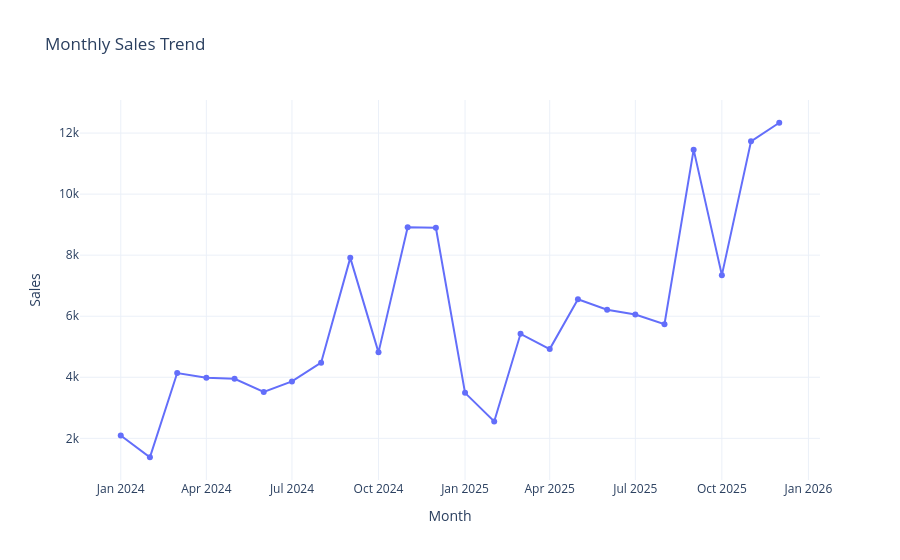

The notebook cell this image was saved under:
### Code cell
# Monthly sales trend

monthly_sales["year_month"] = (
    monthly_sales["order_year"].astype(str)
    + "-"
    + monthly_sales["order_month"].astype(str).str.zfill(2)
)

fig = px.line(
    monthly_sales,
    x="year_month",
    y="total_sales",
    markers=True,
    title="Monthly Sales Trend",
    labels={
        "year_month": "Month",
        "total_sales": "Total Sales"
    },
    hover_data=[
        "total_orders",
        "total_units",
        "total_gross_profit"
    ]
)

fig.update_layout(
    xaxis_title="Month",
    yaxis_title="Sales",
    hovermode="x unified",
    template="plotly_white"
)

fig.show()

### Figure 1 — Plotly figure (JSON) as saved in the notebook; plotly's stock layout.template omitted (floating-point values rounded to 4 significant figures)
{"data": [{"customdata": [[115.0, 566.0, 1366.0], [97.0, 398.0, 908.6], [255.0, 1125.0, 2671.0], [239.0, 1079.0, 2613.0], [245.0, 1099.0, 2615.0], [227.0, 1010.0, 2331.0], [223.0, 1107.0, 2565.0], [260.0, 1227.0, 2946.0], [479.0, 2105.0, 5207.0], [275.0, 1237.0, 3119.0], [536.0, 2545.0, 5947.0], [531.0, 2401.0, 5862.0], [209.0, 1003.0, 2329.0], [166.0, 669.0, 1678.0], [356.0, 1506.0, 3588.0], [328.0, 1376.0, 3266.0], [399.0, 1776.0, 4329.0], [382.0, 1702.0, 4124.0], [365.0, 1630.0, 3983.0], [332.0, 1603.0, 3795.0], [698.0, 3010.0, 7499.0], [435.0, 1936.0, 4834.0], [701.0, 3248.0, 7751.0], [696.0, 3296.0, 8116.0]], "hovertemplate": "Month=%{x}<br>Total Sales=%{y}<br>total_orders=%{customdata[0]}<br>total_units=%{customdata[1]}<br>total_gross_profit=%{customdata[2]}<extra></extra>", "legendgroup": "", "line": {"color": "#636efa", "dash": "solid"}, "marker": {"symbol": "circle"}, "mode": "lines+markers", "name": "", "orientation": "v", "showlegend": false, "type": "scatter", "x": ["2024-01", "2024-02", "2024-03", "2024-04", "2024-05", "2024-06", "2024-07", "2024-08", "2024-09", "2024-10", "2024-11", "2024-12", "2025-01", "2025-02", "2025-03", "2025-04", "2025-05", "2025-06", "2025-07", "2025-08", "2025-09", "2025-10", "2025-11", "2025-12"], "xaxis": "x", "y": [2094.0, 1380.0, 4139.0, 3988.0, 3952.0, 3519.0, 3865.0, 4478.0, 7912.0, 4816.0, 8918.0, 8896.0, 3489.0, 2554.0, 5423.0, 4922.0, 6556.0, 6215.0, 6058.0, 5740.0, 11460.0, 7346.0, 11730.0, 12340.0], "yaxis": "y"}], "layout": {"hovermode": "x unified", "legend": {"tracegroupgap": 0}, "title": {"text": "Monthly Sales Trend"}, "xaxis": {"anchor": "y", "domain": [0, 1], "title": {"text": "Month"}}, "yaxis": {"anchor": "x", "domain": [0, 1], "title": {"text": "Sales"}}}}
